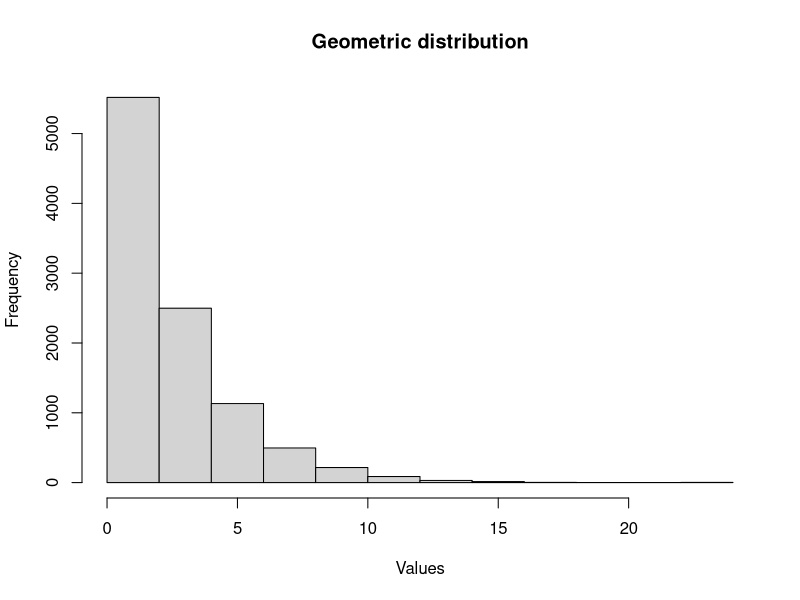
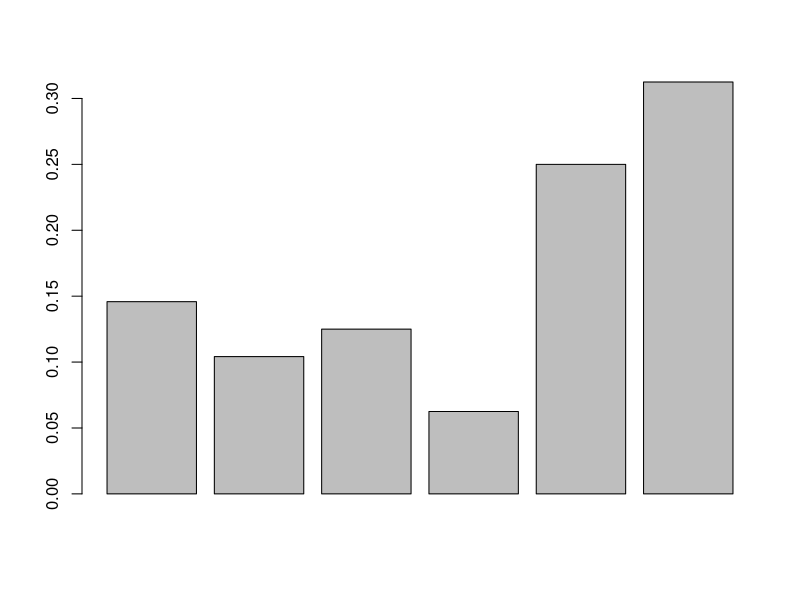

Generate these figures, in order, with R: (Note: this script raises an error after producing the figures.)
# Exercise 2

#### 1. Geometric distribution ####

p <- 1/3
n <- 10000

# Metode fra undervisning
U <- runif(n=n, min=0, max=1)
X <- floor((log(U) / log(1-p))) + 1
hist(X, breaks=10, main="Geometric distribution", xlab="Values", ylab="Frequency")

# Direkte i R
rgeom(n=n,prob=p)

#### 2. Simulate the 6 point distribution ####

X <- c(1, 2, 3, 4, 5, 6)
p <- c(7/48, 5/48, 1/8, 1/16, 1/4, 5/16)

barplot(p)

## direct (crude) method

# make the acummulated sum of p to find interals
intervals <- c(0, cumsum(p))
# put U into those intervals
X_direct <- as.numeric(cut(U, intervals, labels=X))

## rejection method

k <- length(p)
c <- max(p)
X_rej <- vector()

for(i in 1:(n-1)){
  I <- floor(k*U[i]) + 1
  if(U[i+1] < p[I]/c){
    X_rej <- c(X_rej, I)
  }
}

hist(X_sim)


## alias method

L <- seq(1,k)
F <- k*p
G <- which(F >= 1)
S <- which(F < 1)
eps <- 0.01

while (length(S) > 0) {
  # a
  i <- G[1]
  j <- S[1]
  
  # b
  L[j] <- i
  F[i] <- F[i] - (1 - F[j])
  
  # c
  if (F[i] < 1 - eps) {
    G <- G[-1] #fjern første element
    S <- c(S, i)
  }
  
  # d
  S <- S[-1]
}

print(L) # 1,2,3 sender til 5 og 4,5,6 sender til 6
print(F) # proportionen af sig selv og alias

X_alias <- vector()

for(i in 1:(n-1)){
  I <- floor(k*U[i]) + 1
  if(U[i+1] < F[I]){
    X_alias <- c(X_alias, I)
  }
  else{
    X_alias <- c(X_alias, L[I])
  }
}

## Plot of all methods
par(mfrow = c(1, 3))
hist(X_direct, main = "Direct method", xlab = "Value")
hist(X_rej, main = "Rejection method", xlab = "Value")
hist(X_alias, main = "Alias method", xlab = "Value")
par(mfrow=c(1,1))
